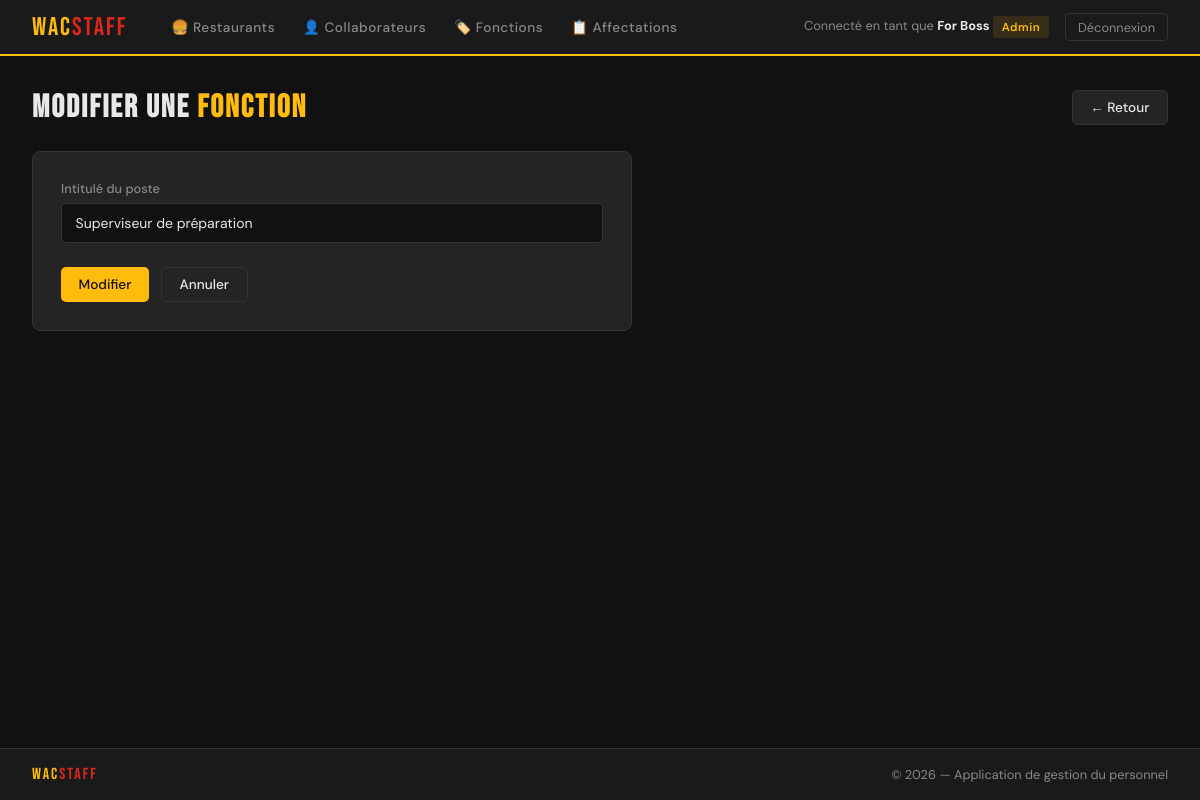
Screenshot of /WacStaff/fonctions/1/modifier/ (signed in) with the database file from the repository.
### WacStaff/models.py (models this page shows, shortened)
class Collaborateur(AbstractBaseUser, PermissionsMixin):
    nom = models.CharField(max_length=100)
    prenom = models.CharField(max_length=100)
    email = models.EmailField(max_length=100, unique=True)
    date1ereEmbauche = models.DateTimeField(auto_now_add=True)
    admin = models.BooleanField(default=False)
    USERNAME_FIELD = 'email'            # champ utilisé pour se connecter
    REQUIRED_FIELDS = ['nom', 'prenom'] # champs demandés par createsuperuser en plus de l'email
    objects = CollaborateurManager()
    @property
    def is_staff(self):
        return self.admin

class Fonction(models.Model):
    intitulePoste = models.CharField(max_length=100, unique=True)

### WacStaff/views.py (the view)
# urls.py: path('fonctions/<int:pk>/modifier/', views.fonction_edit, name='fonction_edit'),
@login_required
def fonction_edit(request, pk):
    if not request.user.is_staff:
        messages.error(request, "Accès réservé aux administrateurs.")
        return redirect('fonction_list')
    fonction = get_object_or_404(Fonction, pk=pk)
    form = FonctionForm(request.POST or None, instance=fonction)
    if form.is_valid():
        form.save()
        messages.success(request, "Fonction modifiée.")
        return redirect('fonction_list')
    return render(request, 'fonctions/form.html', {
        'form': form, 'action': 'Modifier', 'obj': fonction
    })

### WacStaff/forms.py
class FonctionForm(forms.ModelForm):
    class Meta:
        model = Fonction
        fields = ['intitulePoste']
        labels = {'intitulePoste': 'Intitulé du poste'}

### WacStaff/templates/fonctions/form.html (shortened to what this page needs)
{% extends "base.html" %}
{% block content %}
<div class="page-header">
    <h1 class="page-title">{{ action }} une <span>fonction</span></h1>
    <a href="{% url 'fonction_list' %}" class="btn btn-secondary">← Retour</a>
</div>
<div class="form-card">
    <form method="post">
        {% for field in form %}
        <div class="form-group">
            <label>{{ field.label }}</label>
            {{ field }}
        </div>
        {% endfor %}
        <div class="form-actions">
            <button type="submit" class="btn btn-primary">{{ action }}</button>
            <a href="{% url 'fonction_list' %}" class="btn btn-secondary">Annuler</a>
        </div>
    </form>
</div>
{% endblock %}

### WacStaff/templates/base.html (shortened to what this page needs)
<!doctype html>
<html lang="fr">
<head>
    {% load static %}
    <link rel="stylesheet" href="{% static 'wacstaff.css' %}">
</head>
<body>
{% if user.is_authenticated %}
<nav>
    <a href="{% url 'home' %}" class="nav-brand">Wac<span>Staff</span></a>
    <div class="nav-links">
        <a href="{% url 'restaurant_list' %}">🍔 Restaurants</a>
        <a href="{% url 'collaborateur_list' %}">👤 Collaborateurs</a>
        <a href="{% url 'fonction_list' %}">🏷️ Fonctions</a>
        <a href="{% url 'affectation_list' %}">📋 Affectations</a>
    </div>
    <div class="nav-user">
        <span>Connecté en tant que <strong>{{ user.prenom }} {{ user.nom }}</strong>
        {% if user.is_staff %}<span class="badge badge-admin">Admin</span>{% endif %}
        </span>
        <form method="post" action="{% url 'logout' %}" style="display:inline;">
            <button type="submit" class="btn-logout">Déconnexion</button>
        </form>
    </div>
</nav>
{% endif %}
<main>
    {% block content %}{% endblock %}
</main>
<footer>
    <span class="footer-brand">Wac<span>Staff</span></span>
    <span class="footer-copy">© {% now "Y" %} — Application de gestion du personnel</span>
</footer>
</body>
</html>

### WacStaff/static/wacstaff.css (style rules this page uses)
:root { --gold: #FFBC0D; --red: #DA291C; --dark: #1a1a1a; --darker: #111111; --surface: #242424; --border: #333333; --text: #e8e8e8; --muted: #888888; --success: #4ade80; --danger: #f87171; }
* { box-sizing: border-box; margin: 0; padding: 0; }
body { font-family: 'DM Sans', sans-serif; background: var(--darker); color: var(--text); min-height: 100vh; display: flex; flex-direction: column; }
nav { background: var(--dark); border-bottom: 2px solid var(--gold); padding: 0 2rem; display: flex; align-items: center; gap: 2rem; height: 56px; position: sticky; top: 0; z-index: 100; }
.nav-brand { font-family: 'Bebas Neue', sans-serif; font-size: 1.6rem; color: var(--gold); letter-spacing: 2px; text-decoration: none; }
.nav-brand span { color: var(--red); }
.nav-links { display: flex; gap: 0.25rem; flex: 1; }
.nav-links a { color: var(--muted); text-decoration: none; font-size: 0.85rem; font-weight: 500; padding: 0.4rem 0.75rem; border-radius: 4px; transition: all 0.15s; letter-spacing: 0.5px; }
.nav-user { display: flex; align-items: center; gap: 1rem; font-size: 0.8rem; color: var(--muted); }
.nav-user strong { color: var(--text); }
.btn-logout { background: none; border: 1px solid var(--border); color: var(--muted); padding: 0.3rem 0.75rem; border-radius: 4px; cursor: pointer; font-size: 0.8rem; font-family: 'DM Sans', sans-serif; text-decoration: none; transition: all 0.15s; }
main { flex: 1; padding: 2rem; max-width: 1200px; margin: 0 auto; width: 100%; }
.page-header { display: flex; justify-content: space-between; align-items: center; margin-bottom: 1.5rem; }
.page-title { font-family: 'Bebas Neue', sans-serif; font-size: 2rem; letter-spacing: 2px; color: var(--text); }
.page-title span { color: var(--gold); }
.btn { display: inline-flex; align-items: center; gap: 0.4rem; padding: 0.5rem 1.1rem; border-radius: 5px; font-size: 0.85rem; font-weight: 500; text-decoration: none; cursor: pointer; border: none; transition: all 0.15s; font-family: 'DM Sans', sans-serif; }
.btn-primary { background: var(--gold); color: #111; }
.btn-secondary { background: var(--surface); color: var(--text); border: 1px solid var(--border); }
.badge { display: inline-block; padding: 0.2rem 0.55rem; border-radius: 3px; font-size: 0.72rem; font-weight: 600; letter-spacing: 0.5px; }
.badge-admin { background: rgba(255,188,13,0.12); color: var(--gold); }
.form-card { background: var(--surface); border: 1px solid var(--border); border-radius: 8px; padding: 1.75rem; max-width: 600px; }
.form-group { margin-bottom: 1.25rem; }
.form-group label { display: block; font-size: 0.8rem; color: var(--muted); margin-bottom: 0.4rem; font-weight: 500; }
.form-group input, .form-group select, .form-group textarea { width: 100%; background: var(--darker); border: 1px solid var(--border); color: var(--text); padding: 0.6rem 0.85rem; border-radius: 5px; font-size: 0.875rem; font-family: 'DM Sans', sans-serif; }
.form-actions { display: flex; gap: 0.75rem; margin-top: 1.5rem; }
footer { background: var(--dark); border-top: 1px solid var(--border); padding: 1rem 2rem; display: flex; justify-content: space-between; align-items: center; font-size: 0.8rem; color: var(--muted); }
.footer-brand { font-family: 'Bebas Neue', sans-serif; font-size: 1rem; color: var(--gold); letter-spacing: 2px; }
.footer-brand span { color: var(--red); }
.footer-copy { color: var(--muted); }

### rows the page displays
Collaborateur: prenom "For", nom "Boss"
Fonction: form "Superviseur de préparation"

### other values shown
{{ action }} "Modifier"
{{ field.label }} "Intitulé du poste"
